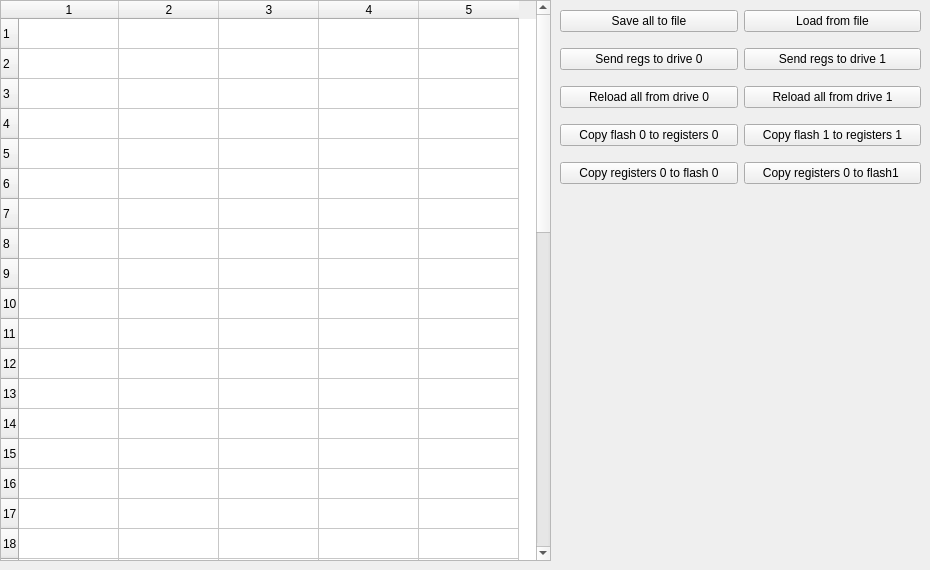
       <widget class="QWidget" name="tab_3">
        <attribute name="title">
         <string>Registry values</string>
        </attribute>
        <widget class="QTableWidget" name="regValsTable">
         <property name="geometry">
          <rect>
           <x>0</x>
           <y>0</y>
           <width>551</width>
           <height>561</height>
          </rect>
         </property>
         <property name="rowCount">
          <number>44</number>
         </property>
         <property name="columnCount">
          <number>5</number>
         </property>
         <attribute name="horizontalHeaderDefaultSectionSize">
          <number>100</number>
         </attribute>
         <row/>
         <row/>
         <row/>
         <row/>
         <row/>
         <row/>
         <row/>
         <row/>
         <row/>
         <row/>
         <row/>
         <row/>
         <row/>
         <row/>
         <row/>
         <row/>
         <row/>
         <row/>
         <row/>
         <row/>
         <row/>
         <row/>
         <row/>
         <row/>
         <row/>
         <row/>
         <row/>
         <row/>
         <row/>
         <row/>
         <row/>
         <row/>
         <row/>
         <row/>
         <row/>
         <row/>
         <row/>
         <row/>
         <row/>
         <row/>
         <row/>
         <row/>
         <row/>
         <row/>
         <column/>
         <column/>
         <column/>
         <column/>
         <column/>
         <item row="0" column="0">
          <property name="text">
           <string/>
          </property>
         </item>
         <item row="0" column="1">
          <property name="text">
           <string/>
          </property>
         </item>
         <item row="0" column="2">
          <property name="text">
           <string/>
          </property>
         </item>
         <item row="0" column="3">
          <property name="text">
           <string/>
          </property>
         </item>
         <item row="0" column="4">
          <property name="text">
           <string/>
          </property>
         </item>
        </widget>
        <widget class="QWidget" name="gridLayoutWidget">
         <property name="geometry">
          <rect>
           <x>560</x>
           <y>0</y>
           <width>361</width>
           <height>196</height>
          </rect>
         </property>
         <layout class="QGridLayout" name="gridLayout_7">
          <item row="2" column="1">
           <widget class="QPushButton" name="reloadRegsButton1">
            <property name="text">
             <string>Reload all from drive 1</string>
            </property>
           </widget>
          </item>
          <item row="0" column="0">
           <widget class="QPushButton" name="saveAllRegsButton">
            <property name="text">
             <string>Save all to file</string>
            </property>
           </widget>
          </item>
          <item row="2" column="0">
           <widget class="QPushButton" name="reloadRegsButton0">
            <property name="text">
             <string>Reload all from drive 0</string>
            </property>
           </widget>
          </item>
          <item row="0" column="1">
           <widget class="QPushButton" name="loadAllRegsButton">
            <property name="text">
             <string>Load from file</string>
            </property>
           </widget>
          </item>
          <item row="1" column="0">
           <widget class="QPushButton" name="sendRegsButton0">
            <property name="text">
             <string>Send regs to drive 0</string>
            </property>
           </widget>
          </item>
          <item row="1" column="1">
           <widget class="QPushButton" name="sendRegsButton1">
            <property name="text">
             <string>Send regs to drive 1</string>
            </property>
           </widget>
          </item>
          <item row="3" column="0">
           <widget class="QPushButton" name="readCopyFlashButton0">
            <property name="text">
             <string>Copy flash 0 to registers 0</string>
            </property>
           </widget>
          </item>
          <item row="4" column="0">
           <widget class="QPushButton" name="writeFlashButton0">
            <property name="text">
             <string>Copy registers 0 to flash 0</string>
            </property>
           </widget>
          </item>
          <item row="3" column="1">
           <widget class="QPushButton" name="readCopyFlashButton1">
            <property name="text">
             <string>Copy flash 1 to registers 1</string>
            </property>
           </widget>
          </item>
          <item row="4" column="1">
           <widget class="QPushButton" name="writeFlashButton1">
            <property name="text">
             <string>Copy registers 0 to flash1 </string>
            </property>
           </widget>
          </item>
         </layout>
        </widget>
       </widget>
